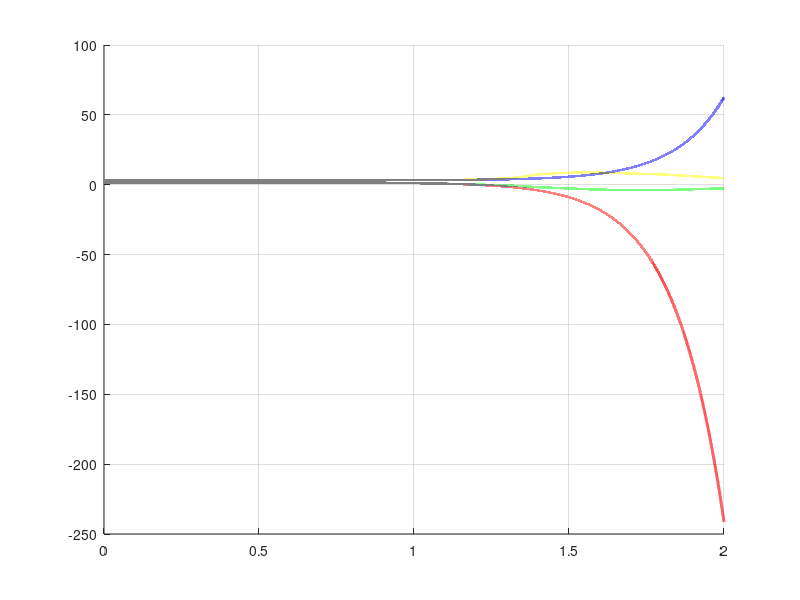

MATLAB code for this plot:
clc
clear
%close all

% Model Parameters
m_1 = 3;
M_1 = 1.5;
m_2 = 3.0;
M_2 = 1.0;
a = 0.2;
b = 0.2;
d = 0.2;
e = 0.2;
l_1 = a+b;
l_2 = d+e;
g = 9.8;

% Simulation Parameters

% Initial Conditions
x_1_0 = pi/2-.003;
x_2_0 = pi-0.003;
x_dot_1_0 = 0;
x_dot_2_0 = 0;

u_1_0 = 0;
u_2_0 = 0;

% Initial/Final time (s)
t0=0.0;
tf=2;

% Sampling time
dt=0.00001;



% Operating Point(Linearisation)
x_1_op = pi/2;
x_2_op = pi;
x_dot_1_op = 0;
x_dot_2_op = 0;
u_1_op = 0;
u_2_op = 0;

%% NON-LINEAR SYSTEM
% Euler Approximation configuration
% Vector initialisation
t=t0:dt:tf;
X = zeros(4,length(t));
U = zeros(2,length(t));

% Set initial conditions
X(1,1) = x_1_0;
X(2,1) = x_2_0;
X(3,1) = x_dot_1_0;
X(4,1) = x_dot_2_0;

U(1,1) = u_1_0;
U(2,1) = u_2_0;


% Euler Approximation of the Solution (Nonlinear)
for k=1:length(t)-1
    
    q_1 = X(1,k);
    q_2 = X(2,k);
    q_dot_1 = X(3,k);
    q_dot_2 = X(4,k);

    M = [m_1*a^2+M_1*l_1^2+m_2*(l_1^2+d^2+2*l_1*d*cos(q_2))+M_2*(l_1^2+l_2^2+2*l_1*l_2*cos(q_2)),  m_2*d*(l_1*cos(q_2)+d)+M_2*l_2*(l_1*cos(q_2)+l_2);...
    m_2*d*(l_1*cos(q_2)+d)+M_2*l_2*(l_1*cos(q_2)+l_2),  m_2*d^2+M_2*l_2^2];

    C = [-2*l_1*sin(q_2)*(m_2*d+M_2*l_2)*q_dot_2,  -l_1*sin(q_2)*(m_2*d+M_2*l_2)*q_dot_2; ...
    l_1*sin(q_2)*(m_2*d+M_2*l_2)*q_dot_1,  0];

    G = g*[m_1*a*cos(q_1)+M_1*l_1*cos(q_1)+m_2*(l_1*cos(q_1)+d*cos(q_1+q_2))+M_2*(l_1*cos(q_1)+l_2*cos(q_1+q_2)); cos(q_1+q_2)*(m_2*d+M_2*l_2)];

    U = [0;0];

    X(:,k+1) = X(:,k) + dt*[X([3,4],k);(M^-1)*(U - C*X([3,4],k) - G)];
end

%% LINEAR SYSTEM
% Euler Approximation configuration
% Vector initialisation

Delta_q = zeros(4,length(t));
Delta_u = zeros(2,length(t));
q_state = zeros(4,length(t));

% Set initial conditions
Delta_q(1,1) = x_1_0-x_1_op;
Delta_q(2,1) = x_2_0-x_2_op;
Delta_q(3,1) = x_dot_1_0-x_dot_1_op;
Delta_q(4,1) = x_dot_2_0-x_dot_2_op;

Delta_u(1,1) = u_1_0-u_1_op;
Delta_u(2,1) = u_2_0-u_2_op;

q_state(1,1) = x_1_0;
q_state(2,1) = x_2_0;
q_state(3,1) = x_dot_1_0;
q_state(4,1) = x_dot_2_0;

A = [[0, 0, 1, 0]; ...
    [0, 0, 0, 1]; ...
    [(49*(25*sin(x_1_op + 2*x_2_op) - 73*sin(x_1_op)))/(5*(10*cos(2*x_2_op) - 25)), (17150*sin(x_1_op) - 70*x_dot_1_op^2*cos(x_2_op) - 70*x_dot_2_op^2*cos(x_2_op) - 700*u_1_op*sin(2*x_2_op) + 700*u_2_op*sin(2*x_2_op) - 1000*u_2_op*sin(x_2_op)^3 + 1000*x_dot_1_op^2*cos(x_2_op)^2 + 280*x_dot_1_op^2*cos(x_2_op)^3 + 280*x_dot_2_op^2*cos(x_2_op)^3 - 24500*cos(x_2_op)^2*sin(x_1_op) + 2750*u_2_op*sin(x_2_op) - 700*x_dot_1_op^2 - 140*x_dot_1_op*x_dot_2_op*cos(x_2_op) + 560*x_dot_1_op*x_dot_2_op*cos(x_2_op)^3 + 4116*cos(x_1_op)*cos(x_2_op)*sin(x_2_op))/(25*(4*cos(x_2_op)^2 - 7)^2), -(4*sin(x_2_op)*((7*x_dot_1_op)/25 + (7*x_dot_2_op)/25 + (2*x_dot_1_op*cos(x_2_op))/5))/(5*((4*cos(x_2_op)^2)/25 - 7/25)), (sin(x_2_op)*(28*x_dot_1_op + 28*x_dot_2_op))/(20*sin(x_2_op)^2 + 15)]; ...
    [(49*(sin(x_1_op + x_2_op) + (14*sin(x_1_op))/5)*((2*cos(x_2_op))/5 + 7/25))/(5*((4*cos(x_2_op)^2)/25 - 7/25)) - (49*sin(x_1_op + x_2_op)*((4*cos(x_2_op))/5 + 32/25))/(5*((4*cos(x_2_op)^2)/25 - 7/25)), (25*((2*cos(x_2_op))/5 + 7/25)*((2*cos(x_2_op)*x_dot_2_op^2)/5 + (4*x_dot_1_op*cos(x_2_op)*x_dot_2_op)/5 + (49*sin(x_1_op + x_2_op))/5))/(4*cos(x_2_op)^2 - 7) - (25*((49*sin(x_1_op + x_2_op))/5 - (2*x_dot_1_op^2*cos(x_2_op))/5)*((4*cos(x_2_op))/5 + 32/25))/(4*cos(x_2_op)^2 - 7) - (2*sin(x_2_op)*(10*sin(x_2_op)*x_dot_2_op^2 + 20*x_dot_1_op*sin(x_2_op)*x_dot_2_op + 25*u_1_op - 245*cos(x_1_op + x_2_op) - 686*cos(x_1_op)))/(20*cos(x_2_op)^2 - 35) - (4*sin(x_2_op)*(2*sin(x_2_op)*x_dot_1_op^2 - 5*u_2_op + 49*cos(x_1_op + x_2_op)))/(4*cos(x_2_op)^2 - 7) + (100*sin(2*x_2_op)*((2*cos(x_2_op))/5 + 7/25)*((2*sin(x_2_op)*x_dot_2_op^2)/5 + (4*x_dot_1_op*sin(x_2_op)*x_dot_2_op)/5 + u_1_op - (49*cos(x_1_op + x_2_op))/5 - (686*cos(x_1_op))/25))/(4*cos(x_2_op)^2 - 7)^2 + (100*sin(2*x_2_op)*((4*cos(x_2_op))/5 + 32/25)*((2*sin(x_2_op)*x_dot_1_op^2)/5 - u_2_op + (49*cos(x_1_op + x_2_op))/5))/(4*cos(x_2_op)^2 - 7)^2, (4*sin(x_2_op)*((32*x_dot_1_op)/25 + (7*x_dot_2_op)/25 + (4*x_dot_1_op*cos(x_2_op))/5 + (2*x_dot_2_op*cos(x_2_op))/5))/(5*((4*cos(x_2_op)^2)/25 - 7/25)), (sin(x_2_op)*(20*x_dot_1_op + 20*x_dot_2_op)*((2*cos(x_2_op))/5 + 7/25))/(4*cos(x_2_op)^2 - 7)]];
 
B = [[0,0];...
    [0, 0];...
    [-7/(4*cos(x_2_op)^2 - 7),   (10*cos(x_2_op) + 7)/(4*cos(x_2_op)^2 - 7)];...
    [(10*cos(x_2_op) + 7)/(4*cos(x_2_op)^2 - 7), -(20*cos(x_2_op) + 32)/(4*cos(x_2_op)^2 - 7)]];

% Euler Approximation of the Solution (Linear)
for k=1:length(t)-1
    
    Delta_q_1 = Delta_q(1,k);
    Delta_q_2 = Delta_q(2,k);
    Delta_q_dot_1 = Delta_q(3,k);
    Delta_q_dot_2 = Delta_q(4,k);

    Delta_q(:,k+1) = Delta_q(:,k) + dt*(A*Delta_q(:,k)+B*Delta_u(:,k));

    q_state(:,k+1) = Delta_q(:,k+1) + [x_1_op, x_2_op, x_dot_1_op, x_dot_2_op]';

end

%% Plotting
fig = figure('Name','DLM Nonlinear Simulation');
grid on;
hold on;
plot(t,X(1,:),'LineWidth',2,'color','g')
plot(t,X(2,:),'LineWidth',2,'color','y')

plot(t,q_state(1,:),'LineWidth',2,'color','r')
plot(t,q_state(2,:),'LineWidth',2,'color','b')



